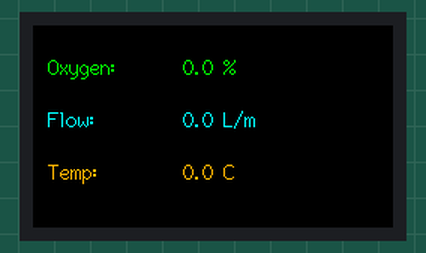
Simulated run of this sketch. Board: ESP32. Parts: 240×135 colour display. What the sketch prints to the serial monitor is not drawn.

Above: at 1.1 s.

The sketch:

TTGO_OCS-3F2.1_V5_auto_detect_frame_length.ino
```cpp
#include <SPI.h>
#include <TFT_eSPI.h>
#include <HardwareSerial.h>

// --- TFT Setup ---
TFT_eSPI tft = TFT_eSPI(135, 240);

// --- Sensor Setup ---
#define SENSOR_RX_PIN 13
#define SENSOR_TX_PIN 15
HardwareSerial SensorSerial(2);

// --- ตัวแปรเก็บค่าล่าสุด (global) ---
float latestO2 = 0.0;
float latestFlow = 0.0;
float latestTemp = 0.0;

// --- ตั้งเวลาอ่านค่า (ms) ---
const long readInterval = 1000;
unsigned long previousMillis = 0;

// --- Frame buffer สำหรับ auto detect length ---
#define MAX_FRAME 20
byte frameBuffer[MAX_FRAME];
int frameIndex = 0;

void setup() {
  Serial.begin(115200);
  Serial.println("TTGO ESP32 - OCS-3F Sensor Reader with TFT");

  SensorSerial.begin(9600, SERIAL_8N1, SENSOR_RX_PIN, SENSOR_TX_PIN);

  // --- TFT Init ---
  tft.init();
  tft.setRotation(1);
  tft.fillScreen(TFT_BLACK);

  // --- แสดงหัวข้อบน TFT ---
  tft.setTextColor(TFT_GREEN, TFT_BLACK);
  tft.drawString("Oxygen:", 10, 20, 2);

  tft.setTextColor(TFT_CYAN, TFT_BLACK);
  tft.drawString("Flow:", 10, 55, 2);

  tft.setTextColor(TFT_ORANGE, TFT_BLACK);
  tft.drawString("Temp:", 10, 90, 2);
}

void loop() {
  // --- อ่านค่าตาม interval ---
  unsigned long currentMillis = millis();
  if (currentMillis - previousMillis >= readInterval) {
    previousMillis = currentMillis;
    readSensorSerial();
    displayOnTFT();
  }
}

// --- ฟังก์ชันอ่านค่าจาก Sensor ---
void readSensorSerial() {
  while (SensorSerial.available()) {
    byte b = SensorSerial.read();

    if (frameIndex == 0 && b != 0x16) continue; // start byte

    frameBuffer[frameIndex++] = b;

    if (frameIndex >= MAX_FRAME) {
      for (int i = 1; i < MAX_FRAME; i++) frameBuffer[i-1] = frameBuffer[i];
      frameIndex = MAX_FRAME - 1;
    }

    if (frameIndex >= 3) { // byte[2] = payload length
      int expectedLen = 3 + frameBuffer[2];
      if (frameIndex >= expectedLen + 1) { // +1 checksum
        byte checksum = 0;
        for (int i = 0; i < expectedLen; i++) checksum += frameBuffer[i];

        if (((checksum + frameBuffer[expectedLen]) & 0xFF) == 0) {
          latestO2 = (frameBuffer[3]*256 + frameBuffer[4])/10.0;
          latestFlow = (frameBuffer[5]*256 + frameBuffer[6])/10.0;
          latestTemp = (frameBuffer[7]*256 + frameBuffer[8])/10.0;
          Serial.printf("O2: %.1f %% | Flow: %.1f L/min | Temp: %.1f C\n", latestO2, latestFlow, latestTemp);
        } else {
          Serial.println("Checksum error!");
        }
        frameIndex = 0; // reset buffer
      }
    }
  }
}

// --- ฟังก์ชันแสดงผลบน TFT ---
void displayOnTFT() {
  tft.setTextColor(TFT_GREEN, TFT_BLACK);
  tft.fillRect(95, 20, 120, 18, TFT_BLACK);
  tft.drawString(String(latestO2, 1) + " %", 100, 20, 2);

  tft.setTextColor(TFT_CYAN, TFT_BLACK);
  tft.fillRect(95, 55, 120, 18, TFT_BLACK);
  tft.drawString(String(latestFlow, 1) + " L/m", 100, 55, 2);

  tft.setTextColor(TFT_ORANGE, TFT_BLACK);
  tft.fillRect(95, 90, 120, 18, TFT_BLACK);
  tft.drawString(String(latestTemp, 1) + " C", 100, 90, 2);
}
```
